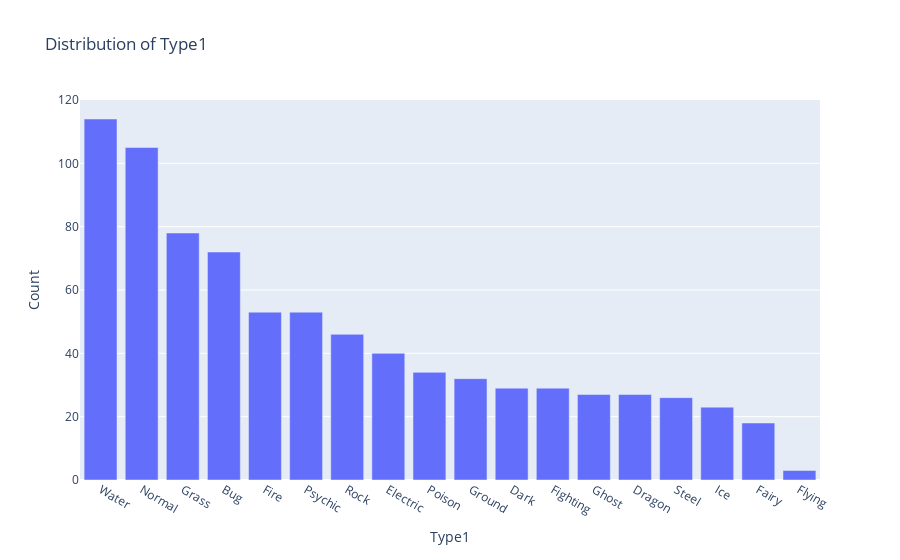

Notebook code cell kept with this figure:
### Code cell
#create df for type 1
type1_counts = pokemon_df['Type1'].value_counts().reset_index()
type1_counts.columns = ['Type1', 'Count']

fig = px.bar(type1_counts, x='Type1', y='Count', title='Distribution of Type1')
fig.show()

### Figure 1 — Plotly figure (JSON) as saved in the notebook; plotly's stock layout.template omitted (floating-point values rounded to 4 significant figures)
{"data": [{"alignmentgroup": "True", "hovertemplate": "Type1=%{x}<br>Count=%{y}<extra></extra>", "legendgroup": "", "marker": {"color": "#636efa", "pattern": {"shape": ""}}, "name": "", "offsetgroup": "", "orientation": "v", "showlegend": false, "textposition": "auto", "type": "bar", "x": ["Water", "Normal", "Grass", "Bug", "Fire", "Psychic", "Rock", "Electric", "Poison", "Ground", "Dark", "Fighting", "Ghost", "Dragon", "Steel", "Ice", "Fairy", "Flying"], "xaxis": "x", "y": [114, 105, 78, 72, 53, 53, 46, 40, 34, 32, 29, 29, 27, 27, 26, 23, 18, 3], "yaxis": "y"}], "layout": {"barmode": "relative", "legend": {"tracegroupgap": 0}, "title": {"text": "Distribution of Type1"}, "xaxis": {"anchor": "y", "domain": [0, 1], "title": {"text": "Type1"}}, "yaxis": {"anchor": "x", "domain": [0, 1], "title": {"text": "Count"}}}}
